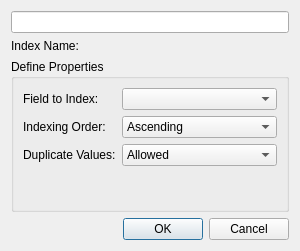
<?xml version="1.0" encoding="UTF-8"?>
<ui version="4.0">
 <class>CreateIndexDialog</class>
 <widget class="QDialog" name="CreateIndexDialog">
  <property name="geometry">
   <rect>
    <x>0</x>
    <y>0</y>
    <width>300</width>
    <height>251</height>
   </rect>
  </property>
  <property name="windowTitle">
   <string>Create a new Index</string>
  </property>
  <layout class="QVBoxLayout" name="verticalLayout_2">
   <item>
    <widget class="QLineEdit" name="txtIndexName"/>
   </item>
   <item>
    <widget class="QLabel" name="label">
     <property name="text">
      <string>Index Name:</string>
     </property>
    </widget>
   </item>
   <item>
    <widget class="QGroupBox" name="groupBox">
     <property name="title">
      <string>Define Properties</string>
     </property>
     <layout class="QVBoxLayout" name="verticalLayout">
      <item>
       <layout class="QGridLayout" name="gridLayout">
        <item row="0" column="0">
         <widget class="QLabel" name="label_3">
          <property name="text">
           <string>Field to Index:</string>
          </property>
         </widget>
        </item>
        <item row="0" column="1">
         <widget class="QComboBox" name="cboFields"/>
        </item>
        <item row="1" column="0">
         <widget class="QLabel" name="label_2">
          <property name="text">
           <string>Indexing Order:</string>
          </property>
         </widget>
        </item>
        <item row="1" column="1">
         <widget class="QComboBox" name="cboOrder">
          <property name="sizePolicy">
           <sizepolicy hsizetype="Expanding" vsizetype="Fixed">
            <horstretch>0</horstretch>
            <verstretch>0</verstretch>
           </sizepolicy>
          </property>
          <item>
           <property name="text">
            <string>Ascending</string>
           </property>
          </item>
          <item>
           <property name="text">
            <string>Descending</string>
           </property>
          </item>
         </widget>
        </item>
        <item row="2" column="0">
         <widget class="QLabel" name="label_4">
          <property name="text">
           <string>Duplicate Values:</string>
          </property>
         </widget>
        </item>
        <item row="2" column="1">
         <widget class="QComboBox" name="cboDuplicates">
          <item>
           <property name="text">
            <string>Allowed</string>
           </property>
          </item>
          <item>
           <property name="text">
            <string>Not Allowed</string>
           </property>
          </item>
         </widget>
        </item>
       </layout>
      </item>
      <item>
       <spacer name="verticalSpacer">
        <property name="orientation">
         <enum>Qt::Vertical</enum>
        </property>
        <property name="sizeHint" stdset="0">
         <size>
          <width>20</width>
          <height>23</height>
         </size>
        </property>
       </spacer>
      </item>
     </layout>
    </widget>
   </item>
   <item>
    <widget class="QDialogButtonBox" name="buttonBox">
     <property name="orientation">
      <enum>Qt::Horizontal</enum>
     </property>
     <property name="standardButtons">
      <set>QDialogButtonBox::Cancel|QDialogButtonBox::Ok</set>
     </property>
    </widget>
   </item>
  </layout>
 </widget>
 <resources/>
 <connections>
  <connection>
   <sender>buttonBox</sender>
   <signal>accepted()</signal>
   <receiver>CreateIndexDialog</receiver>
   <slot>accept()</slot>
   <hints>
    <hint type="sourcelabel">
     <x>248</x>
     <y>254</y>
    </hint>
    <hint type="destinationlabel">
     <x>157</x>
     <y>274</y>
    </hint>
   </hints>
  </connection>
  <connection>
   <sender>buttonBox</sender>
   <signal>rejected()</signal>
   <receiver>CreateIndexDialog</receiver>
   <slot>reject()</slot>
   <hints>
    <hint type="sourcelabel">
     <x>316</x>
     <y>260</y>
    </hint>
    <hint type="destinationlabel">
     <x>286</x>
     <y>274</y>
    </hint>
   </hints>
  </connection>
 </connections>
</ui>
